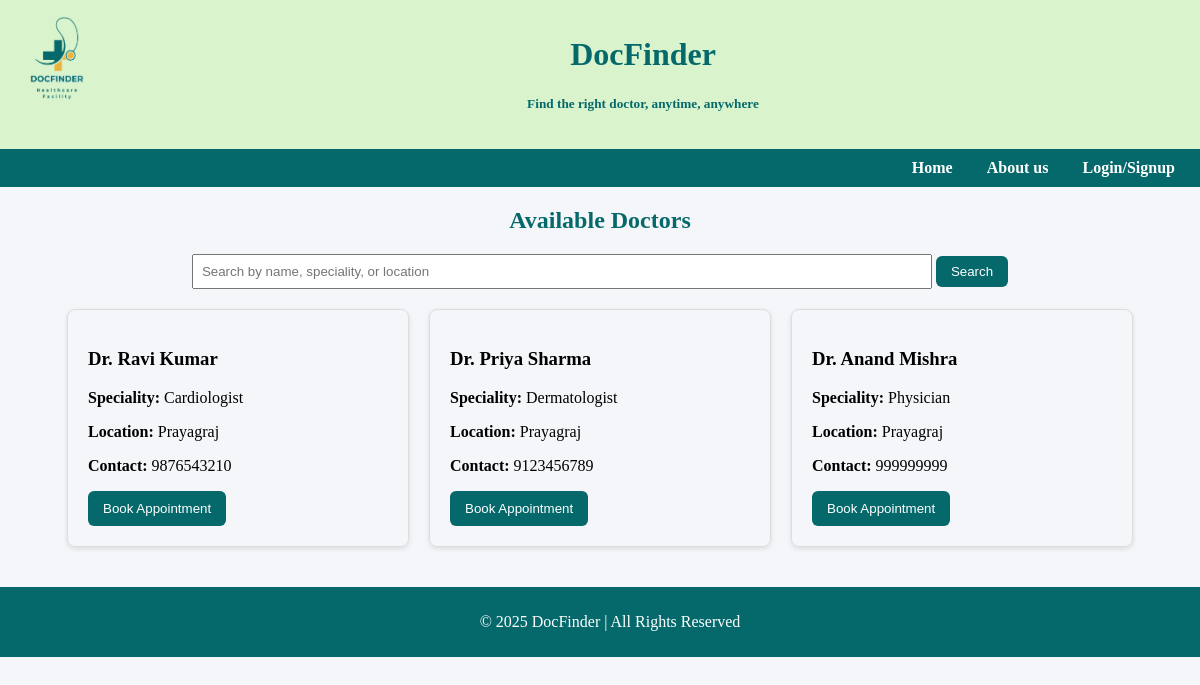
Screenshot of /find_doctors.html with the database file from the repository.
### dfhome/models.py (models this page shows, shortened)
class Doctor(models.Model):
    name = models.CharField(max_length=100)
    speciality = models.CharField(max_length=100)
    location = models.CharField(max_length=100)
    contact = models.CharField(max_length=20)

### dfhome/views.py (the view)
# urls.py: path('find_doctors.html', views.find_doctors, name='find_doctors'),
def find_doctors(request):
    query = request.GET.get("query", "")
    doctors = Doctor.objects.filter(
        Q(name__icontains=query) |
        Q(speciality__icontains=query) |
        Q(location__icontains=query)
    )
    return render(request, "find_doctors.html", {"doctors": doctors})

### templates/find_doctors.html (shortened to what this page needs)
{% load static %}
<!DOCTYPE html>
<html lang="en">
<head>
  <link rel="stylesheet" href="{% static 'css/style.css' %}">
</head>
<body>
  <header>
    <img src="{% static 'images/flogo1.png' %}" alt="Find the right doctor, anytime, anywhere" style="float:left;width:86px;height:86px;">
    <h1 style="text-align: center;">DocFinder</h1>
    <h5 style="text-align: center;">Find the right doctor, anytime, anywhere</h5>
  </header>
  <nav>
    <a href="{% url 'base' %}">Home</a>
    <a href="{% url 'home' %}">About us</a>
    <a href="{% url 'signup' %}">Login/Signup</a>
  </nav>
  <div class="container">
    <h2 style="text-align:center; color:#05696b; margin-top:20px;">Available Doctors</h2>
<form method="GET" style="text-align:center; margin-bottom:20px;">
      <input type="text" name="query" placeholder="Search by name, speciality, or location" style="padding:8px; width:60%;">
      <button type="submit" style="padding:8px 15px; background:#05696b; color:white; border:none; border-radius:6px;">Search</button>
    </form>
   <div class="doctor-cards" style="display:flex; flex-wrap:wrap; justify-content:center; gap:20px; margin-bottom:40px;">
        {% for doctor in doctors %}
            <div class="card" style="width:300px; padding:20px; border:1px solid #ddd; border-radius:8px; box-shadow:0 2px 5px rgba(0,0,0,0.1);">
                <h3>{{ doctor.name }}</h3>
                <p><strong>Speciality:</strong> {{ doctor.speciality }}</p>
                <p><strong>Location:</strong> {{ doctor.location }}</p>
                <p><strong>Contact:</strong> {{ doctor.contact }}</p>
                <a href="{% url 'book_appointment' doctor.id %}">
    <button style="background:#05696b; color:white; padding:10px 15px; border:none; border-radius:6px; cursor:pointer;">
        Book Appointment
    </button>
</a>
            </div>
        {% empty %}
            <p style="text-align:center; color:#555;">No doctors found matching the criteria.</p>
        {% endfor %}
    </div>
  <footer>
    <p>&copy; 2025 DocFinder | All Rights Reserved</p>
  </footer>
</body>
</html>

### static/css/style.css (style rules this page uses)
body { font-family: 'Times New Roman', Times, serif, sans-serif; margin: 0; padding: 0; background: #f4f6f9; background-size: cover; }
header { background: #d9f4cd; color: #05696b; text-align: center; padding: 15px; }
nav { background: #05696b; padding: 10px; text-align: right; }
nav a { color: white; text-decoration: none; margin: 0 15px; font-weight: bold; }
footer { background: #05696b; color: white; text-align: center; padding: 10px; bottom: 0; width: 100%; }

### rows the page displays
Doctor: name "Dr. Ravi Kumar", speciality "Cardiologist", location "Prayagraj", contact "9876543210"
Doctor: name "Dr. Priya Sharma", speciality "Dermatologist", location "Prayagraj", contact "9123456789"
Doctor: name "Dr. Anand Mishra", speciality "Physician", location "Prayagraj", contact "999999999"
